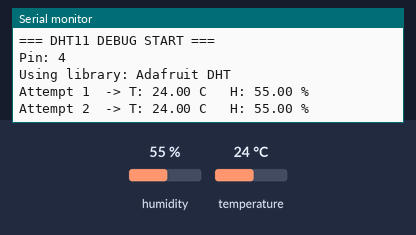
Recording of a sketch running on a simulated Arduino Uno, built with avr-gcc and run on an emulated ATmega328P. Parts: the last lines printed to the serial monitor. The test bench sets the inputs (shaded band); at power-on: humidity 55 %, temperature 24 °C.

Above: at 1.4 s.
1.5 s: humidity set to 22 %
At 3.1 s:
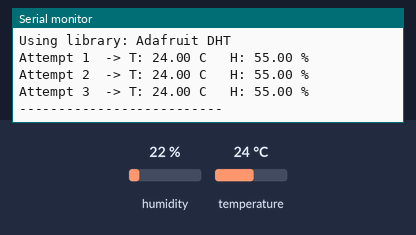
8.5 s: temperature set to 12 °C
At 12.9 s:
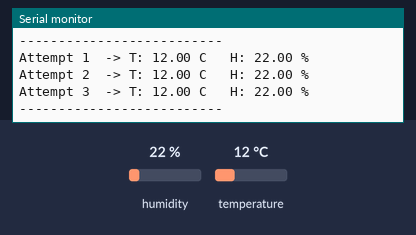
13.8 s: humidity set to 40 %
At 21.5 s:
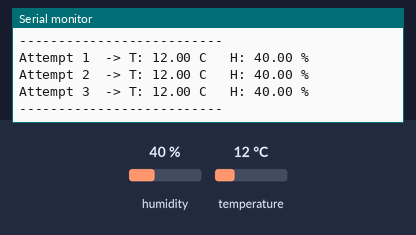
Timing chart, 0 to 23.0 s (numbered marks = the images above; inputs shaded):
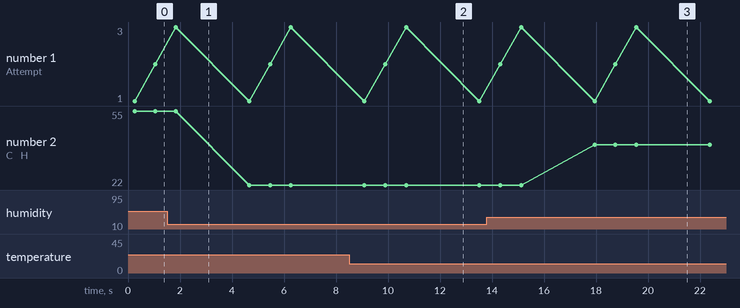

The sketch:

dht11.ino
```cpp
#include <DHT.h>

#define DHTPIN 4
#define DHTTYPE DHT11

DHT dht(DHTPIN, DHTTYPE);

void setup() {
  Serial.begin(9600);
  delay(200);
  dht.begin();
  Serial.println("\n=== DHT11 DEBUG START ===");
  Serial.print("Pin: "); Serial.println(DHTPIN);
  Serial.print("Using library: Adafruit DHT\n");
}

void loop() {
  for (int i = 0; i < 3; i++) {
    float h = dht.readHumidity();
    float t = dht.readTemperature();

    Serial.print("Attempt "); Serial.print(i+1); Serial.print("  -> ");
    if (isnan(t)) Serial.print("T: NaN");
    else Serial.print(String("T: ") + String(t,2) + " C");

    Serial.print("   ");

    if (isnan(h)) Serial.print("H: NaN");
    else Serial.print(String("H: ") + String(h,2) + " %");

    Serial.println();

    delay(800); // nhỏ giữa lần đọc
  }
  Serial.println("--------------------------");
  delay(2000);
}
```

Measured:
- after the input at 8.5 s, the serial monitor: prints a new line after 0.59 s (image 2)
- after the input at 13.8 s, the serial monitor: prints a new line after 4.1 s (image 3)
- plotted number 2: 55 → 22 after the input at 1.5 s, 22 → 40 after the input at 13.8 s
